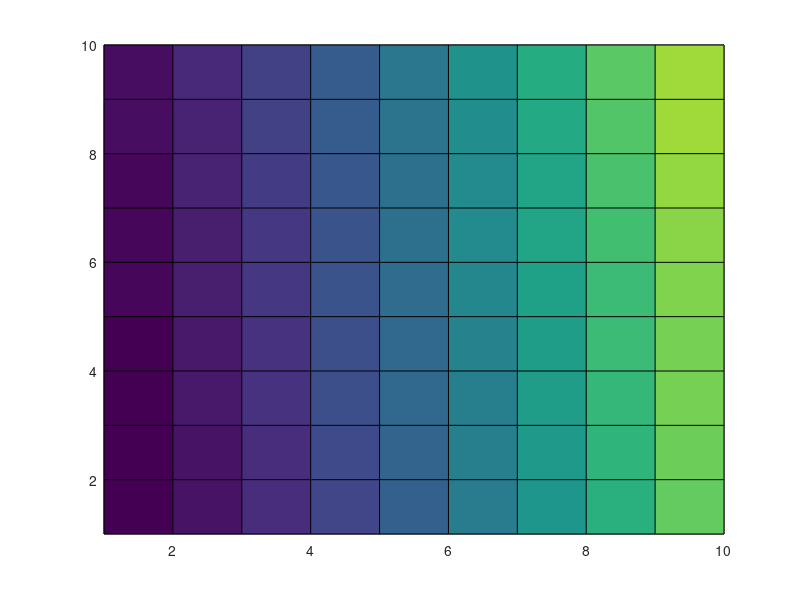

Write MATLAB code to recreate this figure. (Note: this script raises an error after producing the figure.)
close all 


% create data 
data = 1:100; 
data = reshape(data, [10,10]); 
data = data.^1.3; 


% create regular figure and axis 
fig_normal = figure;
axes_normal = axes(fig_normal); 
s_normal = pcolor(axes_normal, data);  
s_normal.FaceColor = 'interp'; 

% create uifigure and axis 
fig_ui = uifigure; 
axes_ui = uiaxes(fig_ui); 
s_ui = pcolor(axes_ui, data);
s_ui.FaceColor = 'interp'; 

% create app instance and plot same there 
fig_app = testapp_pcolor; 
s_app = pcolor(fig_app.UIAxes, data); 
s_app.FaceColor = 'interp' 



